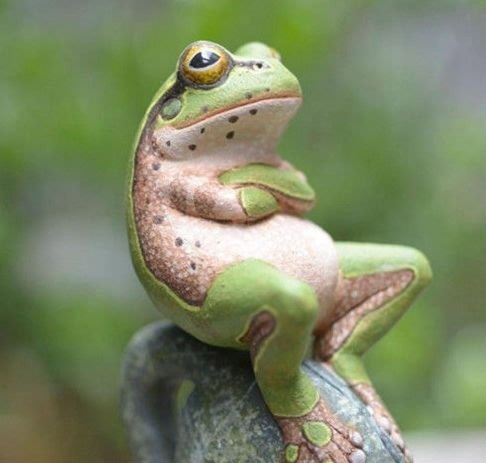
#> input picture frogg.jpg, 486 x 463 px
$ python test.py
#> lines starting #> are read from the running program, lines starting #| are printed output that depends on the picture
from sys import flags
import numpy as np
import cv2 as cv
import os
from matplotlib import pyplot as plt

def get_dft(arr:np.ndarray, savePath:str):
    dft_arr = cv.dft(np.float32(arr) , flags = cv.DFT_COMPLEX_OUTPUT)
    dft_shift = np.fft.fftshift(dft_arr)
    spectrum = 20*np.log(cv.magnitude(dft_shift[:,:,0], dft_shift[:,:,1]))

    plt.subplot(),plt.imshow(spectrum, cmap = 'gray'),
    plt.xticks([]), plt.yticks([])
    plt.imsave(savePath, spectrum)
    #plt.savefig(savePath, bbox_inches='tight')
    gray_img=cv.imread(savePath, cv.IMREAD_GRAYSCALE)
    os.remove(savePath)
    cv.imwrite(savePath, gray_img)
    print(gray_img)
    return gray_img

def get_idft(arr:np.ndarray , savePath:str):
    idft_shift = np.fft.ifftshift(arr)
    idft_arr = cv.idft(idft_shift)
    spectrum = 20*np.log(cv.magnitude(idft_shift[:,:,0], idft_shift[:,:,1]))
    plt.xticks([]), plt.yticks([])
    plt.imsave(savePath, spectrum)
    back_img=cv.imread(savePath, cv.IMREAD_GRAYSCALE)
    os.remove(savePath)
    cv.imwrite(savePath, back_img)
    return back_img

img = cv.imread("frogg.jpg" , cv.IMREAD_GRAYSCALE)
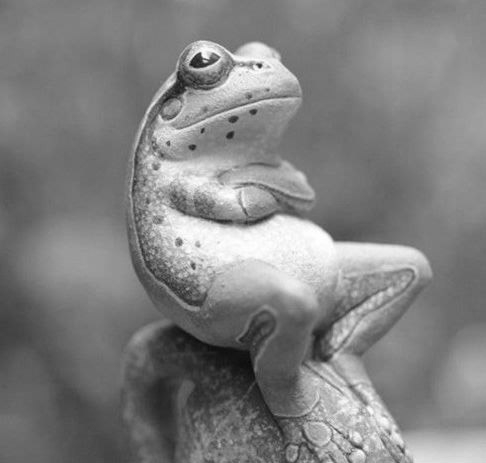
#> img: shape (463, 486); min 8, max 255, mean 128.3
aa = get_dft(img, input("Enter the save path for dft graph."))
#> the answer given: out.png
#> in get_dft, `spectrum = 20*np.log(cv.magnitude(dft_shift[:,:,0], dft_shift[:,:,1]))`:
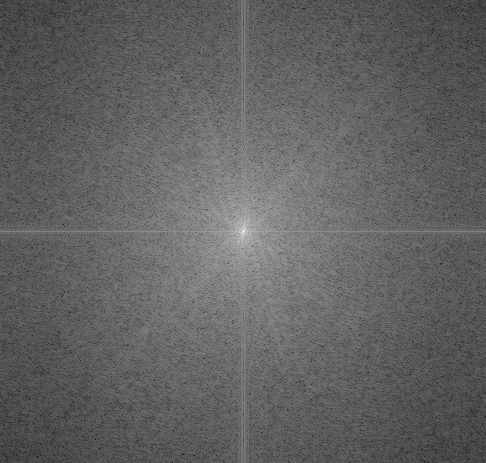
#> spectrum: shape (463, 486) float32; min 17.14, max 343.6, mean 142.7; drawn with min black and max white
#> in get_dft, `plt.imsave(savePath, spectrum)`:
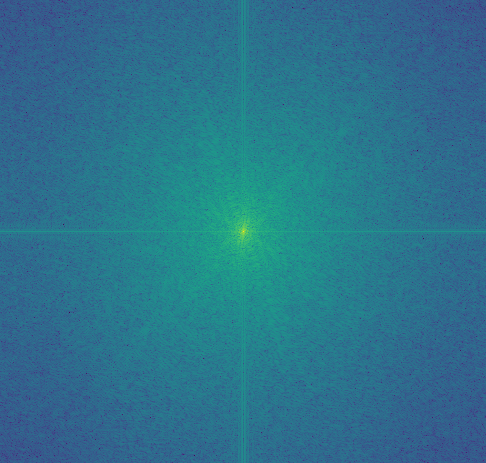
#> saved as out.png: shape (463, 486, 3); mean R, G, B 43.5, 115.5, 140.9
#> in get_dft, `gray_img=cv.imread(savePath, cv.IMREAD_GRAYSCALE)`:
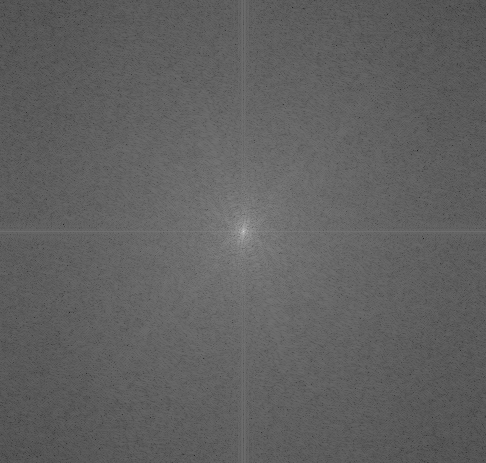
#> gray_img: shape (463, 486); min 30, max 215, mean 96.4
#> (printed output is left out)
# [7 lines of commented-out code are left out]

$ run again, with dog.jpg copied over frogg.jpg
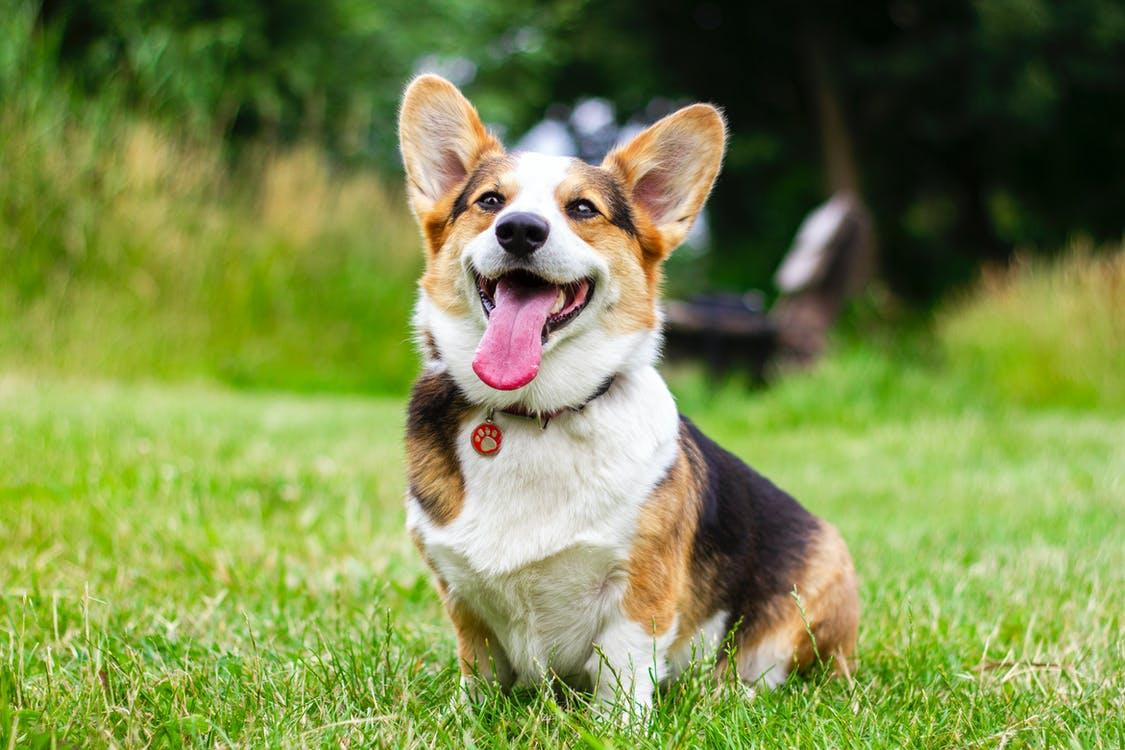
#> input picture dog.jpg, 1125 x 750 px
#> in get_dft, `spectrum = 20*np.log(cv.magnitude(dft_shift[:,:,0], dft_shift[:,:,1]))`:
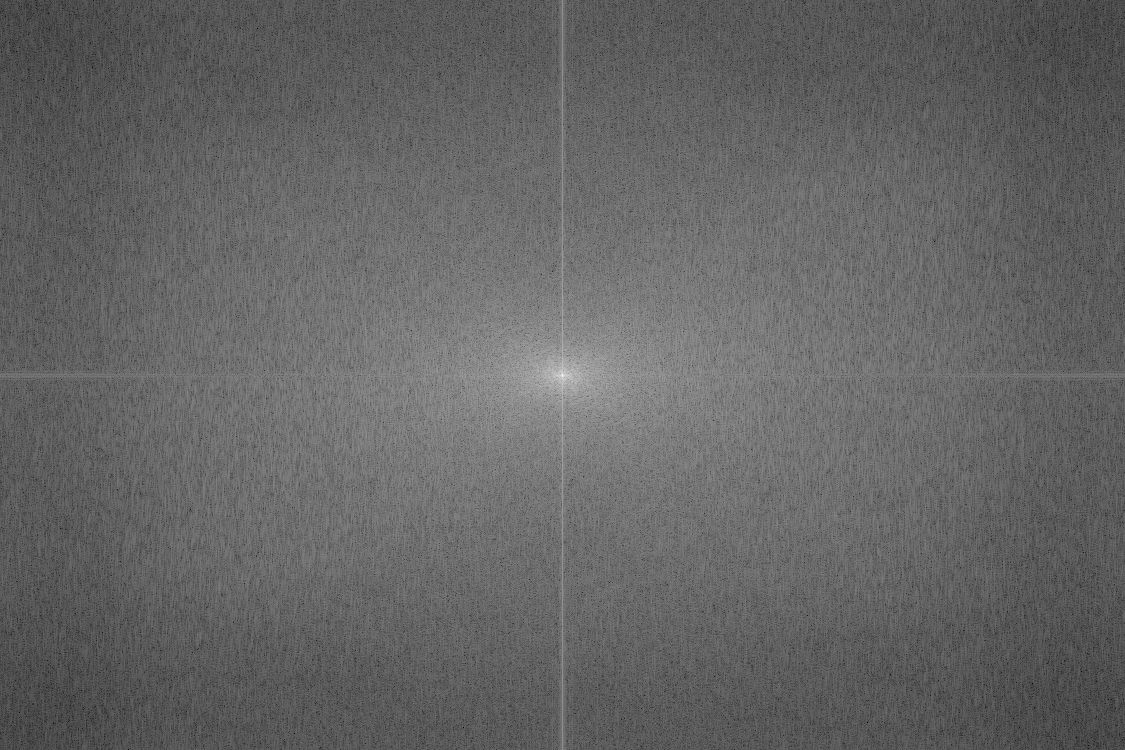
#> spectrum: shape (750, 1125) float32; min 31.99, max 369.8, mean 166; drawn with min black and max white
#> in get_dft, `plt.imsave(savePath, spectrum)`:
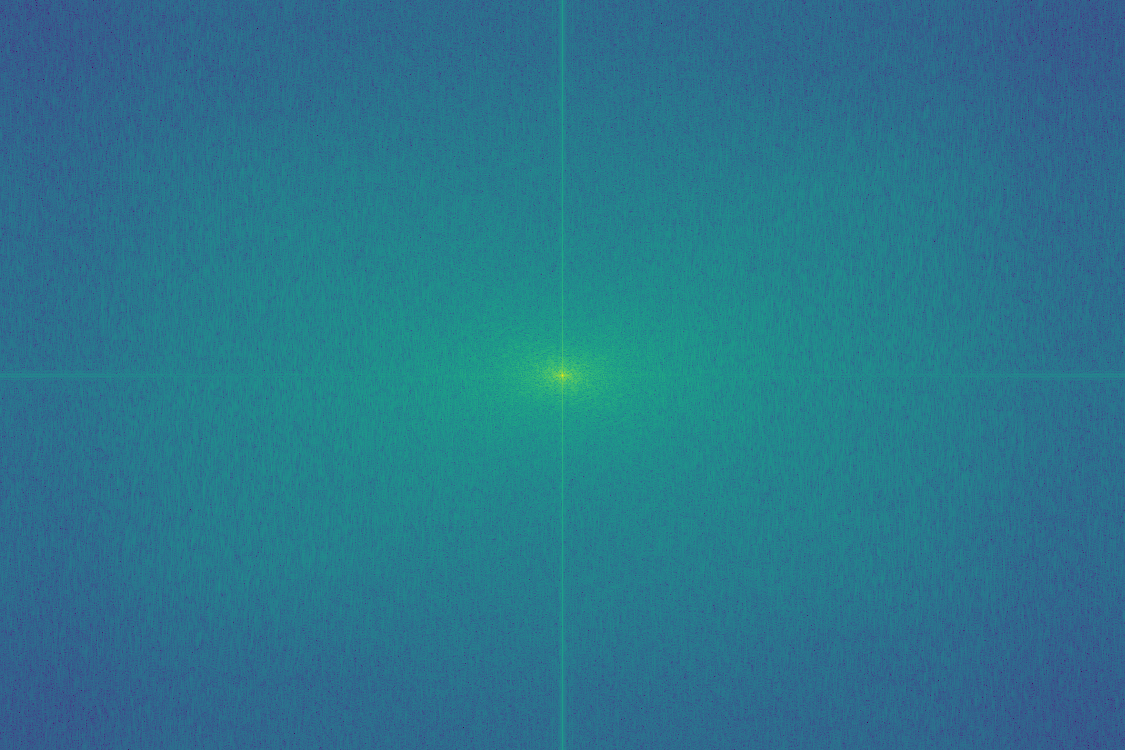
#> saved as out.png: shape (750, 1125, 3); mean R, G, B 42.2, 118.5, 141.1
#> (printed output is left out)
